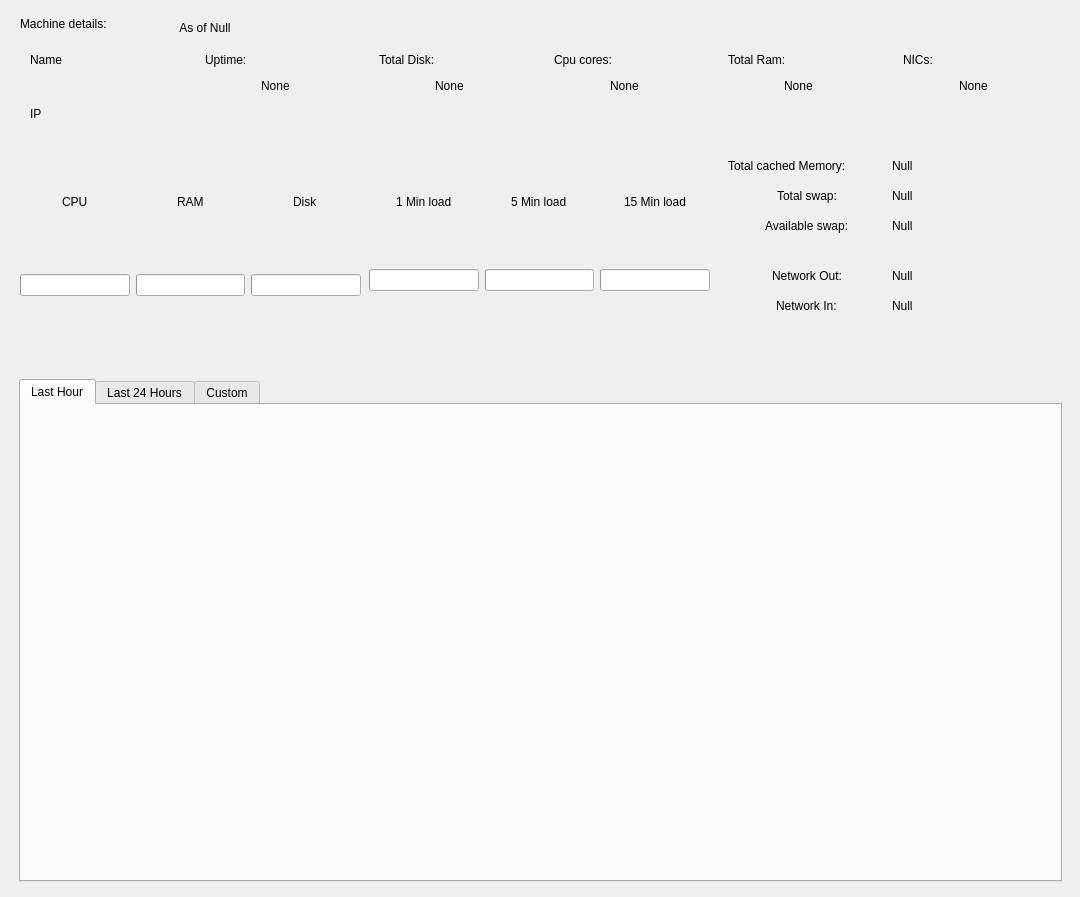
<?xml version="1.0" encoding="UTF-8"?>
<ui version="4.0">
 <class>Form</class>
 <widget class="QWidget" name="Form">
  <property name="geometry">
   <rect>
    <x>0</x>
    <y>0</y>
    <width>1080</width>
    <height>897</height>
   </rect>
  </property>
  <property name="windowTitle">
   <string>Form</string>
  </property>
  <widget class="CardWidget" name="MainCard">
   <property name="geometry">
    <rect>
     <x>10</x>
     <y>10</y>
     <width>1061</width>
     <height>351</height>
    </rect>
   </property>
   <widget class="SubtitleLabel" name="SubtitleLabel">
    <property name="geometry">
     <rect>
      <x>10</x>
      <y>0</y>
      <width>161</width>
      <height>28</height>
     </rect>
    </property>
    <property name="text">
     <string>Machine details: </string>
    </property>
   </widget>
   <widget class="QWidget" name="horizontalLayoutWidget">
    <property name="geometry">
     <rect>
      <x>10</x>
      <y>30</y>
      <width>1041</width>
      <height>101</height>
     </rect>
    </property>
    <layout class="QHBoxLayout" name="horizontalLayout">
     <item>
      <layout class="QVBoxLayout" name="verticalLayout_2">
       <item>
        <widget class="ElevatedCardWidget" name="ElevatedCardWidget_7">
         <widget class="BodyLabel" name="MachineName">
          <property name="geometry">
           <rect>
            <x>10</x>
            <y>10</y>
            <width>151</width>
            <height>20</height>
           </rect>
          </property>
          <property name="text">
           <string>Name</string>
          </property>
         </widget>
        </widget>
       </item>
       <item>
        <widget class="ElevatedCardWidget" name="ElevatedCardWidget_6">
         <widget class="BodyLabel" name="MachineIP">
          <property name="geometry">
           <rect>
            <x>10</x>
            <y>10</y>
            <width>151</width>
            <height>19</height>
           </rect>
          </property>
          <property name="text">
           <string>IP</string>
          </property>
         </widget>
        </widget>
       </item>
      </layout>
     </item>
     <item>
      <widget class="ElevatedCardWidget" name="ElevatedCardWidget_5">
       <widget class="BodyLabel" name="BodyLabel_3">
        <property name="geometry">
         <rect>
          <x>10</x>
          <y>10</y>
          <width>63</width>
          <height>19</height>
         </rect>
        </property>
        <property name="text">
         <string>Uptime:</string>
        </property>
       </widget>
       <widget class="QWidget" name="verticalLayoutWidget">
        <property name="geometry">
         <rect>
          <x>0</x>
          <y>20</y>
          <width>161</width>
          <height>51</height>
         </rect>
        </property>
        <layout class="QVBoxLayout" name="verticalLayout">
         <item alignment="Qt::AlignHCenter">
          <widget class="SubtitleLabel" name="Uptime">
           <property name="text">
            <string>None</string>
           </property>
          </widget>
         </item>
        </layout>
       </widget>
      </widget>
     </item>
     <item>
      <widget class="ElevatedCardWidget" name="ElevatedCardWidget_11">
       <widget class="BodyLabel" name="BodyLabel_7">
        <property name="geometry">
         <rect>
          <x>10</x>
          <y>10</y>
          <width>101</width>
          <height>19</height>
         </rect>
        </property>
        <property name="text">
         <string>Total Disk:</string>
        </property>
       </widget>
       <widget class="QWidget" name="verticalLayoutWidget_7">
        <property name="geometry">
         <rect>
          <x>0</x>
          <y>20</y>
          <width>161</width>
          <height>51</height>
         </rect>
        </property>
        <layout class="QVBoxLayout" name="verticalLayout_9">
         <item alignment="Qt::AlignHCenter">
          <widget class="SubtitleLabel" name="TotalDisk">
           <property name="text">
            <string>None</string>
           </property>
          </widget>
         </item>
        </layout>
       </widget>
      </widget>
     </item>
     <item>
      <widget class="ElevatedCardWidget" name="ElevatedCardWidget_10">
       <widget class="BodyLabel" name="BodyLabel_6">
        <property name="geometry">
         <rect>
          <x>10</x>
          <y>10</y>
          <width>91</width>
          <height>19</height>
         </rect>
        </property>
        <property name="text">
         <string>Cpu cores:</string>
        </property>
       </widget>
       <widget class="QWidget" name="verticalLayoutWidget_6">
        <property name="geometry">
         <rect>
          <x>0</x>
          <y>20</y>
          <width>161</width>
          <height>51</height>
         </rect>
        </property>
        <layout class="QVBoxLayout" name="verticalLayout_8">
         <item alignment="Qt::AlignHCenter">
          <widget class="SubtitleLabel" name="CpuCores">
           <property name="text">
            <string>None</string>
           </property>
          </widget>
         </item>
        </layout>
       </widget>
      </widget>
     </item>
     <item>
      <widget class="ElevatedCardWidget" name="ElevatedCardWidget_9">
       <widget class="BodyLabel" name="BodyLabel_5">
        <property name="geometry">
         <rect>
          <x>10</x>
          <y>10</y>
          <width>91</width>
          <height>19</height>
         </rect>
        </property>
        <property name="text">
         <string>Total Ram:</string>
        </property>
       </widget>
       <widget class="QWidget" name="verticalLayoutWidget_5">
        <property name="geometry">
         <rect>
          <x>0</x>
          <y>20</y>
          <width>161</width>
          <height>51</height>
         </rect>
        </property>
        <layout class="QVBoxLayout" name="verticalLayout_7">
         <item alignment="Qt::AlignHCenter">
          <widget class="SubtitleLabel" name="TotalRam">
           <property name="text">
            <string>None</string>
           </property>
          </widget>
         </item>
        </layout>
       </widget>
      </widget>
     </item>
     <item>
      <widget class="ElevatedCardWidget" name="ElevatedCardWidget_8">
       <widget class="BodyLabel" name="BodyLabel_4">
        <property name="geometry">
         <rect>
          <x>10</x>
          <y>10</y>
          <width>101</width>
          <height>19</height>
         </rect>
        </property>
        <property name="text">
         <string>NICs:</string>
        </property>
       </widget>
       <widget class="QWidget" name="verticalLayoutWidget_4">
        <property name="geometry">
         <rect>
          <x>0</x>
          <y>20</y>
          <width>161</width>
          <height>51</height>
         </rect>
        </property>
        <layout class="QVBoxLayout" name="verticalLayout_6">
         <item alignment="Qt::AlignHCenter">
          <widget class="SubtitleLabel" name="Nics">
           <property name="text">
            <string>None</string>
           </property>
          </widget>
         </item>
        </layout>
       </widget>
      </widget>
     </item>
    </layout>
   </widget>
   <widget class="QWidget" name="horizontalLayoutWidget_2">
    <property name="geometry">
     <rect>
      <x>10</x>
      <y>130</y>
      <width>1041</width>
      <height>201</height>
     </rect>
    </property>
    <layout class="QHBoxLayout" name="horizontalLayout_2">
     <item>
      <widget class="ElevatedCardWidget" name="ElevatedCardWidget">
       <widget class="QWidget" name="gridLayoutWidget_2">
        <property name="geometry">
         <rect>
          <x>0</x>
          <y>-5</y>
          <width>341</width>
          <height>161</height>
         </rect>
        </property>
        <layout class="QGridLayout" name="gridLayout_2">
         <item row="1" column="0">
          <widget class="ProgressRing" name="CPUusagering">
           <property name="textVisible">
            <bool>true</bool>
           </property>
          </widget>
         </item>
         <item row="1" column="2">
          <widget class="ProgressRing" name="Diskusagering">
           <property name="textVisible">
            <bool>true</bool>
           </property>
          </widget>
         </item>
         <item row="1" column="1">
          <widget class="ProgressRing" name="RAMusagering">
           <property name="textVisible">
            <bool>true</bool>
           </property>
          </widget>
         </item>
         <item row="0" column="0" alignment="Qt::AlignHCenter">
          <widget class="StrongBodyLabel" name="StrongBodyLabel">
           <property name="text">
            <string>CPU</string>
           </property>
          </widget>
         </item>
         <item row="0" column="1" alignment="Qt::AlignHCenter">
          <widget class="StrongBodyLabel" name="StrongBodyLabel_2">
           <property name="text">
            <string>RAM</string>
           </property>
          </widget>
         </item>
         <item row="0" column="2" alignment="Qt::AlignHCenter">
          <widget class="StrongBodyLabel" name="StrongBodyLabel_3">
           <property name="text">
            <string>Disk</string>
           </property>
          </widget>
         </item>
        </layout>
       </widget>
      </widget>
     </item>
     <item>
      <layout class="QVBoxLayout" name="verticalLayout_3">
       <item>
        <widget class="ElevatedCardWidget" name="ElevatedCardWidget_13">
         <widget class="QWidget" name="gridLayoutWidget">
          <property name="geometry">
           <rect>
            <x>0</x>
            <y>0</y>
            <width>341</width>
            <height>151</height>
           </rect>
          </property>
          <layout class="QGridLayout" name="gridLayout">
           <item row="1" column="0">
            <widget class="ProgressRing" name="min1LoadRing">
             <property name="textVisible">
              <bool>true</bool>
             </property>
            </widget>
           </item>
           <item row="0" column="0" alignment="Qt::AlignHCenter">
            <widget class="StrongBodyLabel" name="StrongBodyLabel_4">
             <property name="text">
              <string>1 Min load</string>
             </property>
            </widget>
           </item>
           <item row="1" column="2">
            <widget class="ProgressRing" name="min15LoadRing">
             <property name="textVisible">
              <bool>true</bool>
             </property>
            </widget>
           </item>
           <item row="0" column="2" alignment="Qt::AlignHCenter">
            <widget class="StrongBodyLabel" name="StrongBodyLabel_6">
             <property name="text">
              <string>15 Min load</string>
             </property>
            </widget>
           </item>
           <item row="1" column="1">
            <widget class="ProgressRing" name="min5LoadRing">
             <property name="textVisible">
              <bool>true</bool>
             </property>
            </widget>
           </item>
           <item row="0" column="1" alignment="Qt::AlignHCenter">
            <widget class="StrongBodyLabel" name="StrongBodyLabel_5">
             <property name="text">
              <string>5 Min load</string>
             </property>
            </widget>
           </item>
          </layout>
         </widget>
        </widget>
       </item>
      </layout>
     </item>
     <item>
      <widget class="ElevatedCardWidget" name="ElevatedCardWidget_2">
       <widget class="QWidget" name="gridLayoutWidget_7">
        <property name="geometry">
         <rect>
          <x>10</x>
          <y>10</y>
          <width>321</width>
          <height>31</height>
         </rect>
        </property>
        <layout class="QGridLayout" name="gridLayout_7">
         <item row="0" column="1">
          <widget class="BodyLabel" name="TotalCachedMemory">
           <property name="text">
            <string>Null</string>
           </property>
          </widget>
         </item>
         <item row="0" column="0">
          <widget class="StrongBodyLabel" name="StrongBodyLabel_11">
           <property name="text">
            <string>Total cached Memory:</string>
           </property>
          </widget>
         </item>
        </layout>
       </widget>
       <widget class="QWidget" name="gridLayoutWidget_5">
        <property name="geometry">
         <rect>
          <x>10</x>
          <y>40</y>
          <width>321</width>
          <height>31</height>
         </rect>
        </property>
        <layout class="QGridLayout" name="gridLayout_5">
         <item row="0" column="0" alignment="Qt::AlignHCenter">
          <widget class="StrongBodyLabel" name="StrongBodyLabel_9">
           <property name="text">
            <string>Total swap:</string>
           </property>
          </widget>
         </item>
         <item row="0" column="1">
          <widget class="BodyLabel" name="TotalSwap">
           <property name="text">
            <string>Null</string>
           </property>
          </widget>
         </item>
        </layout>
       </widget>
       <widget class="QWidget" name="gridLayoutWidget_6">
        <property name="geometry">
         <rect>
          <x>10</x>
          <y>70</y>
          <width>321</width>
          <height>31</height>
         </rect>
        </property>
        <layout class="QGridLayout" name="gridLayout_6">
         <item row="0" column="1">
          <widget class="BodyLabel" name="AvailableSwap">
           <property name="text">
            <string>Null</string>
           </property>
          </widget>
         </item>
         <item row="0" column="0" alignment="Qt::AlignHCenter">
          <widget class="StrongBodyLabel" name="StrongBodyLabel_10">
           <property name="text">
            <string>Available swap:</string>
           </property>
          </widget>
         </item>
        </layout>
       </widget>
       <widget class="HorizontalSeparator" name="HorizontalSeparator">
        <property name="geometry">
         <rect>
          <x>10</x>
          <y>110</y>
          <width>321</width>
          <height>3</height>
         </rect>
        </property>
       </widget>
       <widget class="QWidget" name="gridLayoutWidget_3">
        <property name="geometry">
         <rect>
          <x>10</x>
          <y>120</y>
          <width>321</width>
          <height>31</height>
         </rect>
        </property>
        <layout class="QGridLayout" name="gridLayout_3">
         <item row="0" column="0" alignment="Qt::AlignHCenter">
          <widget class="StrongBodyLabel" name="StrongBodyLabel_7">
           <property name="text">
            <string>Network Out:</string>
           </property>
          </widget>
         </item>
         <item row="0" column="1">
          <widget class="BodyLabel" name="NetworkOut">
           <property name="text">
            <string>Null</string>
           </property>
          </widget>
         </item>
        </layout>
       </widget>
       <widget class="QWidget" name="gridLayoutWidget_4">
        <property name="geometry">
         <rect>
          <x>10</x>
          <y>150</y>
          <width>321</width>
          <height>31</height>
         </rect>
        </property>
        <layout class="QGridLayout" name="gridLayout_4">
         <item row="0" column="1">
          <widget class="BodyLabel" name="NetworkIn">
           <property name="text">
            <string>Null</string>
           </property>
          </widget>
         </item>
         <item row="0" column="0" alignment="Qt::AlignHCenter">
          <widget class="StrongBodyLabel" name="StrongBodyLabel_8">
           <property name="text">
            <string>Network In:</string>
           </property>
          </widget>
         </item>
        </layout>
       </widget>
      </widget>
     </item>
    </layout>
   </widget>
   <widget class="CaptionLabel" name="TimestampLabel">
    <property name="geometry">
     <rect>
      <x>160</x>
      <y>10</y>
      <width>70</width>
      <height>15</height>
     </rect>
    </property>
    <property name="text">
     <string>   As of Null</string>
    </property>
   </widget>
  </widget>
  <widget class="CardWidget" name="CardWidget">
   <property name="geometry">
    <rect>
     <x>10</x>
     <y>370</y>
     <width>1061</width>
     <height>521</height>
    </rect>
   </property>
   <layout class="QGridLayout" name="gridLayout_8">
    <item row="0" column="0">
     <widget class="QTabWidget" name="tabWidget">
      <property name="currentIndex">
       <number>0</number>
      </property>
      <widget class="QWidget" name="LastHourTab">
       <attribute name="title">
        <string>Last Hour</string>
       </attribute>
      </widget>
      <widget class="QWidget" name="Last24HoursTab">
       <attribute name="title">
        <string>Last 24 Hours</string>
       </attribute>
      </widget>
      <widget class="QWidget" name="CustomTab">
       <attribute name="title">
        <string>Custom</string>
       </attribute>
       <widget class="QWidget" name="horizontalLayoutWidget_3">
        <property name="geometry">
         <rect>
          <x>0</x>
          <y>10</y>
          <width>1041</width>
          <height>80</height>
         </rect>
        </property>
        <layout class="QHBoxLayout" name="horizontalLayout_3">
         <item>
          <layout class="QGridLayout" name="gridLayout_9">
           <item row="0" column="0">
            <spacer name="horizontalSpacer">
             <property name="orientation">
              <enum>Qt::Horizontal</enum>
             </property>
             <property name="sizeHint" stdset="0">
              <size>
               <width>40</width>
               <height>20</height>
              </size>
             </property>
            </spacer>
           </item>
           <item row="0" column="2">
            <widget class="TimePicker" name="TimePicker_4"/>
           </item>
           <item row="1" column="1">
            <widget class="CalendarPicker" name="CalendarPicker_3">
             <property name="text">
              <string>End Date</string>
             </property>
            </widget>
           </item>
           <item row="0" column="1">
            <widget class="CalendarPicker" name="CalendarPicker_4">
             <property name="text">
              <string>Start Date</string>
             </property>
            </widget>
           </item>
           <item row="1" column="2">
            <widget class="TimePicker" name="TimePicker_3"/>
           </item>
           <item row="1" column="3">
            <widget class="PrimaryPushButton" name="PrimaryPushButton_2">
             <property name="text">
              <string>Plot</string>
             </property>
            </widget>
           </item>
           <item row="0" column="3">
            <widget class="LineEdit" name="LineEdit_6">
             <property name="placeholderText">
              <string>Ticks</string>
             </property>
            </widget>
           </item>
           <item row="0" column="4">
            <spacer name="horizontalSpacer_2">
             <property name="orientation">
              <enum>Qt::Horizontal</enum>
             </property>
             <property name="sizeHint" stdset="0">
              <size>
               <width>40</width>
               <height>20</height>
              </size>
             </property>
            </spacer>
           </item>
          </layout>
         </item>
        </layout>
       </widget>
      </widget>
     </widget>
    </item>
   </layout>
  </widget>
 </widget>
 <customwidgets>
  <customwidget>
   <class>PushButton</class>
   <extends>QPushButton</extends>
   <header>qfluentwidgets</header>
  </customwidget>
  <customwidget>
   <class>PrimaryPushButton</class>
   <extends>PushButton</extends>
   <header>qfluentwidgets</header>
  </customwidget>
  <customwidget>
   <class>HorizontalSeparator</class>
   <extends>QWidget</extends>
   <header>qfluentwidgets</header>
  </customwidget>
  <customwidget>
   <class>CardWidget</class>
   <extends>QFrame</extends>
   <header>qfluentwidgets</header>
   <container>1</container>
  </customwidget>
  <customwidget>
   <class>ElevatedCardWidget</class>
   <extends>SimpleCardWidget</extends>
   <header>qfluentwidgets</header>
   <container>1</container>
  </customwidget>
  <customwidget>
   <class>SimpleCardWidget</class>
   <extends>CardWidget</extends>
   <header>qfluentwidgets</header>
   <container>1</container>
  </customwidget>
  <customwidget>
   <class>CalendarPicker</class>
   <extends>QPushButton</extends>
   <header>qfluentwidgets</header>
  </customwidget>
  <customwidget>
   <class>TimePicker</class>
   <extends>QPushButton</extends>
   <header>qfluentwidgets</header>
  </customwidget>
  <customwidget>
   <class>CaptionLabel</class>
   <extends>QLabel</extends>
   <header>qfluentwidgets</header>
  </customwidget>
  <customwidget>
   <class>BodyLabel</class>
   <extends>QLabel</extends>
   <header>qfluentwidgets</header>
  </customwidget>
  <customwidget>
   <class>StrongBodyLabel</class>
   <extends>QLabel</extends>
   <header>qfluentwidgets</header>
  </customwidget>
  <customwidget>
   <class>SubtitleLabel</class>
   <extends>QLabel</extends>
   <header>qfluentwidgets</header>
  </customwidget>
  <customwidget>
   <class>ProgressBar</class>
   <extends>QProgressBar</extends>
   <header>qfluentwidgets</header>
  </customwidget>
  <customwidget>
   <class>ProgressRing</class>
   <extends>ProgressBar</extends>
   <header>qfluentwidgets</header>
  </customwidget>
  <customwidget>
   <class>LineEdit</class>
   <extends>QLineEdit</extends>
   <header>qfluentwidgets</header>
  </customwidget>
 </customwidgets>
 <resources/>
 <connections/>
</ui>
